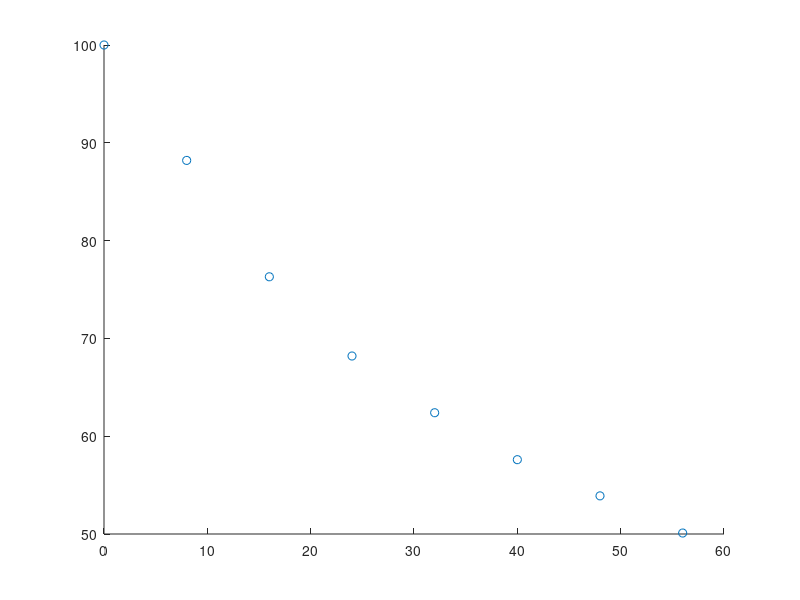

This chart was generated by the following MATLAB code: (Note: this script raises an error after producing the figure.)
% 降解曲线
clear;clc;clf;
y = 0:8:96;
x1 = [100 88.2 76.3 68.2 62.4 57.6 53.9 50.1];
y1 = y(1:length(x1));
x2 = [100 89.4 80.4 74.2 69.3 65.4 61.5 57.3 54.2 50.3];
y2 = y(1:length(x2));
x3 = [100 91.2 84.1 76.8 73.8 68.2 65.1 62.3 58.8 56.7 54.6 52.3 50.5];
y3 = y(1:length(x3));
p1 = scatter(y1,x1);
p1.MarkerFaceColor = '#2E4E7E';
p1.MarkerEdgeColor = "none";
p1.MarkerFaceAlpha = 0.8;
hold on;
p2 = scatter(y2,x2);
p2.MarkerFaceColor = '#7C1823';
p2.MarkerEdgeColor = "none";
p2.MarkerFaceAlpha = 0.8;
p3 = scatter(y3,x3);
p3.MarkerFaceColor = '#057748';
p3.MarkerEdgeColor = "none";
p3.MarkerFaceAlpha = 0.8;
% % % func = @(a,x) 100*exp(-x/a);
% % % option=optimset('Display','iter','MaxFunEvals',2^12,'MaxIter',2^14,'TolX',1e-18,'TolFun',1e-30);
% % % a = lsqcurvefit(func, 50, y3, x3, [], [], option);
y = 0:4:96;
pp1 = plot(y,100*exp(-y/72.4));
pp1.LineWidth = 6;
pp1.Color = '#2E4E7E';
pp1.Color(4) = 0.2;
pp2 = plot(y,100*exp(-y/97));
pp2.LineWidth = 6;
pp2.Color = '#7C1823';
pp2.Color(4) = 0.2;
pp3 = plot(y,100*exp(-y/123));
pp3.LineWidth = 6;
pp3.Color = '#057748';
pp3.Color(4) = 0.2;
xlim([0 105])
ylim([45 115])
%
l = legend('4 %','5 %','6 %');
l.Location = "northeast";
l.FontName = 'Arial';
l.FontSize = 18;
%
a = gca;
daspect([1 1 1]);
box on
a.XColor = [0.1,0.1,0.1];
a.YColor = [0.1,0.1,0.1];
a.XLabel.String = 'Test time (h)';
a.XLabel.FontSize = 16;
a.YLabel.String = 'Relatively undegraded mass [%]';
a.YLabel.FontSize = 16;
print(gcf,'-dtiff','fig2_dTime.tiff', '-r300')

hold off